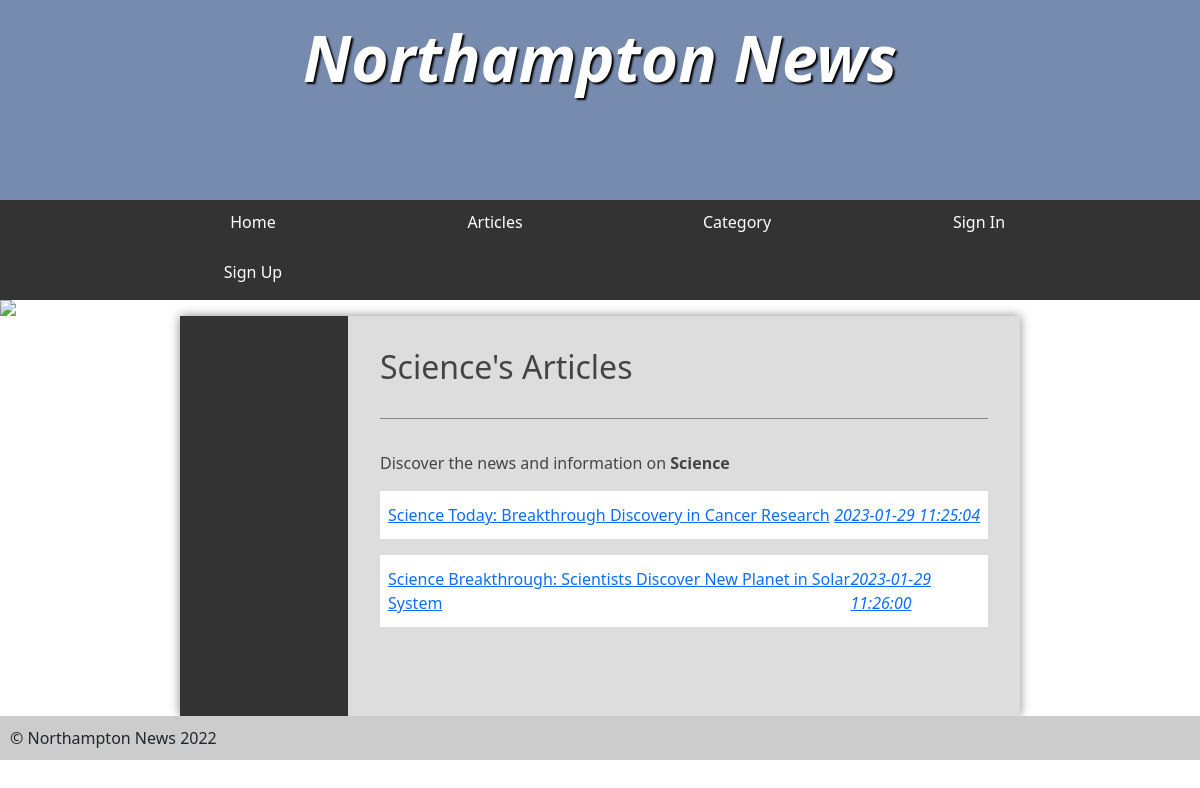
Screenshot of /category.php?id=13 with the database file from the repository.
### tables this page shows
CREATE TABLE `category` (
  `id` int(250) NOT NULL,
  `name` varchar(20) NOT NULL
);

CREATE TABLE `article` (
  `id` int(250) NOT NULL,
  `title` varchar(100) NOT NULL,
  `categoryId` int(250) NOT NULL,
  `publishedDate` datetime NOT NULL DEFAULT current_timestamp(),
  `publishedBy` varchar(250) NOT NULL,
  `content` longtext NOT NULL,
  `imageName` varchar(200) DEFAULT NULL
);

### service/categoryService.php (called while the page is built, shortened)
<?php
require_once './model/category.php';
class CategoryService
{
    public $pdo;
    function __construct()
    {
        require './database/database.php';
        $this->pdo = $pdo;
    }
    function getById($id)
    {
        $sql_query = "SELECT *FROM category WHERE id= :id LIMIT 1";
        $query_executor =  $this->pdo->prepare($sql_query);
        $data = ['id' => $id];
        $query_executor->execute($data);
        $fetched_rows =  $query_executor->fetchAll();
        $data = Category::fromMap($fetched_rows[0]);
        return $data;
    }
}

### model/category.php (called while the page is built, shortened)
<?php
class Category
{
    public function __construct($id, $name)
    {
        $this->name = $name;
    }
    public static function fromMap($datafromMap)
    {
        return new Category($datafromMap["id"], $datafromMap["name"]);
    }
}

### service/articleService.php (called while the page is built, shortened)
<?php
require_once './model/article.php';
class ArticleService
{
    public $pdo;
    function __construct()
    {
        require './database/database.php';
        $this->pdo = $pdo;
    }
    function getByCategoryId($categoryId)
    {
        $sql_query = "SELECT a.*, u.name as publishedUser FROM article a LEFT JOIN user u ON a.publishedBy = u.id  WHERE a.categoryId = :categoryId  ORDER BY publishedDate";
        $query_executor =  $this->pdo->prepare($sql_query);
        $data = ['categoryId' => $categoryId];
        $query_executor->execute($data);
        $fetched_rows =  $query_executor->fetchAll();
        $data =   array_map(function ($current_row) {
            return Article::fromMap($current_row);
        }, $fetched_rows);
        return $data;
        return $data;
    }
}

### model/article.php (called while the page is built, shortened)
<?php
class Article
{
    public function __construct($id, $title, $content, $publishedBy, $categoryId, $publishedDate, $imageName, $publishedUser)
    {
        $this->id = $id;
        $this->title = $title;
        $this->publishedDate = $publishedDate;
    }
    public static function fromMap($datafromMap)
    {
        return new Article(
            $datafromMap["id"],
            $datafromMap["title"],
            $datafromMap["content"],
            $datafromMap["publishedBy"],
            $datafromMap["categoryId"],
            $datafromMap["publishedDate"],
            $datafromMap["imageName"],
            $datafromMap["publishedUser"],
        );
    }
}
?>

### category.php (the view, shortened to what this page needs)
<?php
require 'header.php';
require_once './service/articleService.php';
require_once './service/categoryService.php';
$articleService = new ArticleService();
$categoryService = new CategoryService();
$articles = [];
$category = null;
if (isset($_GET['id'])) {
	try {
		$category = $categoryService->getById($_GET['id']);
		$articles = $articleService->getByCategoryId($_GET['id']);
	} catch (Exception $ex) {
	}
}
?>
<main>
	<?php
	require 'sidenav.php';
	?>
	<article>
		<h2><?php echo $category->name ?>'s Articles</h2>
		<form>
			<p>Discover the news and information on <b><?php echo $category->name ?></b></p>
		</form>
		<?php
		foreach ($articles as $currentArticle) {
		?>
			<a class="articleLink" href="fullarticle.php?id=<?php echo $currentArticle->id ?>">
				<li class="article-item">
					<?php echo $currentArticle->title ?>
					<em class="article-date"><?php echo $currentArticle->publishedDate ?></em>
				</li>
			</a>
		<?php
		}
		?>
	</article>
</main>
<?php
require 'footer.php';
?>

### styles.css (style rules this page uses)
* { margin: 0; padding: 0; }
html { font-family: "Oxygen-Regular", times, verdana, sans-serif; }
body { background-color: #fff; }
main { min-height: 50vh; background-color: #ddd; width: 70vw; display: block; margin: auto; box-shadow: 0px 0px 10px #888; color: #444; }
main h2 { font-size: 2em; }
p, li, h2 { margin-bottom: 1em; }
form { padding-top: 2em; margin-top: 2em; border-top: 1px solid #888; }
main { display: table; }
main > article { display: table-cell; padding: 2em; }

### category.php (style rules this page uses)
.article-item { display: flex; align-items: center; list-style-type: circle; padding: 12px 8px; background-color: white; }
.article-date { margin-left: auto; font-style: italic; }

### rows the page displays
category: name "Science"
article: title "Science Today: Breakthrough Discovery in Cancer Research", publishedDate "2023-01-29 11:25:04"
article: title "Science Breakthrough: Scientists Discover New Planet in Solar System", publishedDate "2023-01-29 11:26:00"
